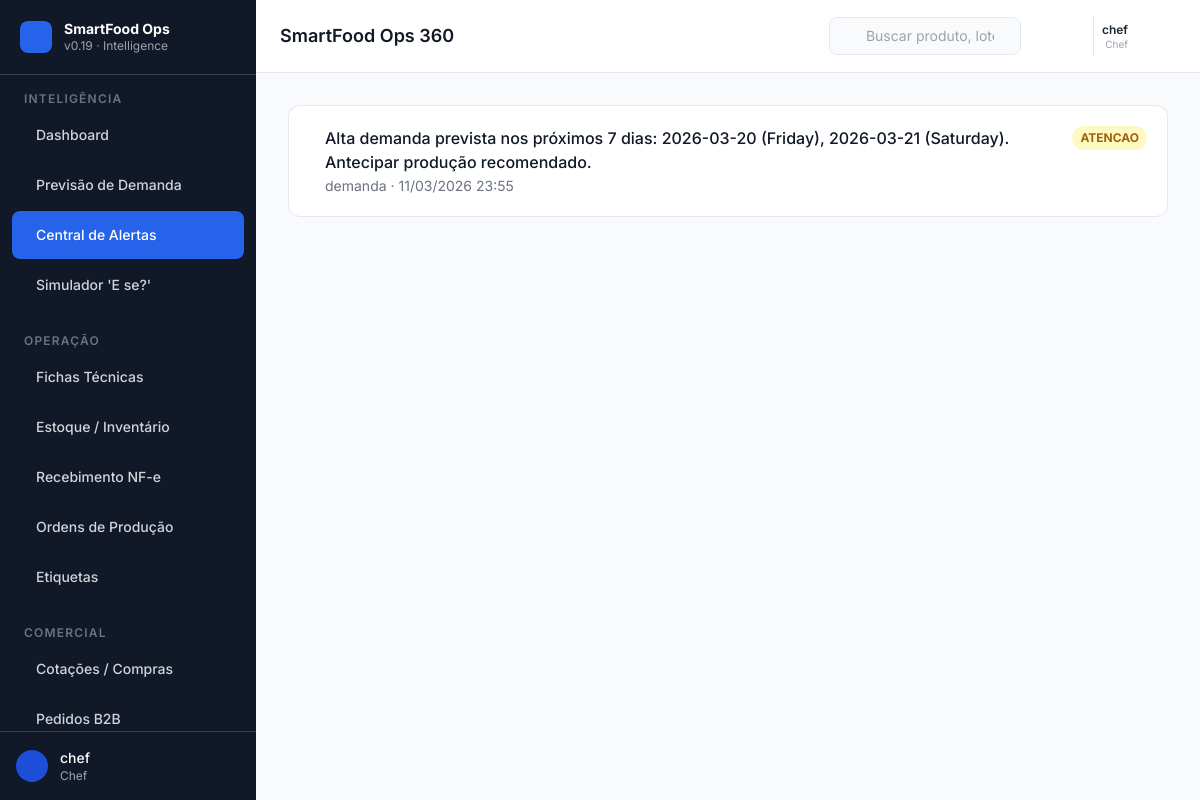
Before: /intelligence/alerts (signed in) with the older database file.
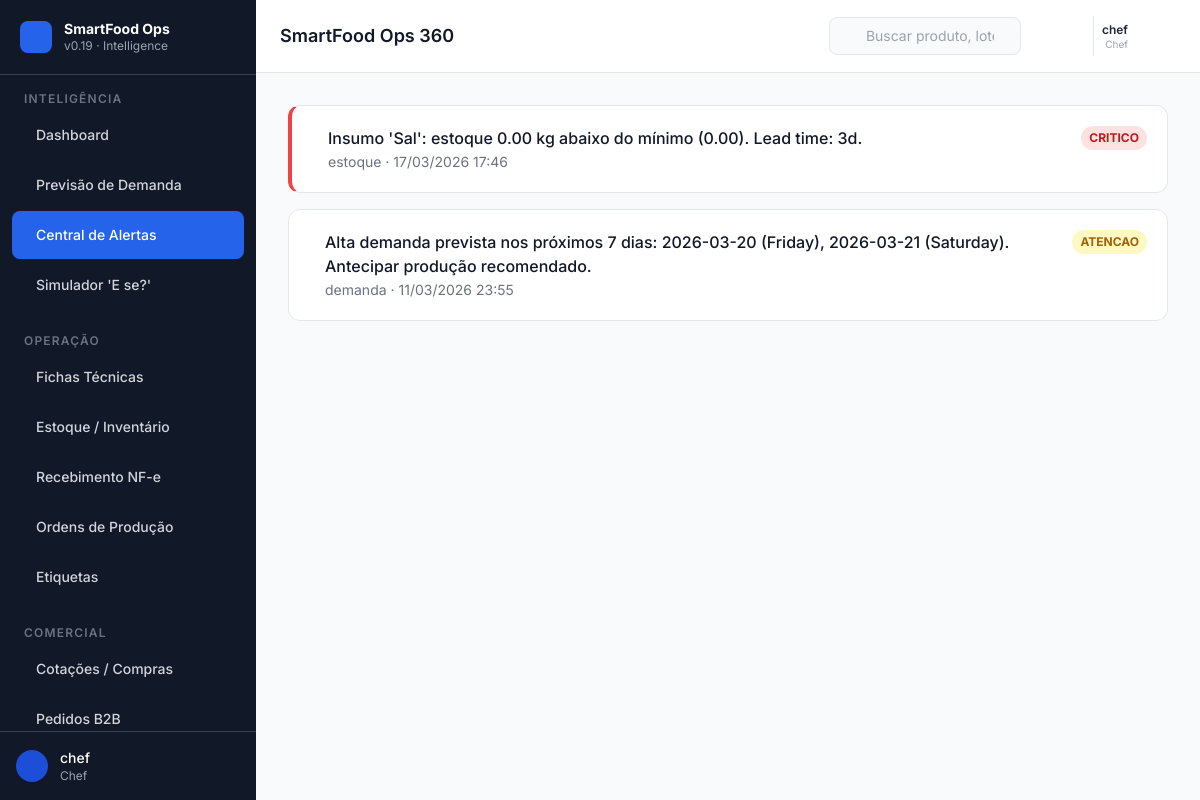
After: the same page with the newer database file.
### models.py (models this page shows)
class TimestampMixin:
    created_at = Column(DateTime(timezone=True), server_default=func.now())
    updated_at = Column(DateTime(timezone=True), onupdate=func.now())

class SystemAlert(Base, TimestampMixin):
    __tablename__ = "system_alerts"
    id = Column(GUID(), primary_key=True, default=uuid.uuid4)
    tipo = Column(String)
    categoria = Column(String)  # financeiro|estoque|producao|capacidade|demanda|comercial|qualidade
    produto_id = Column(GUID(), ForeignKey("products.id"), nullable=True)
    supply_id = Column(GUID(), ForeignKey("supplies.id"), nullable=True)
    ingredient_id = Column(GUID(), ForeignKey("ingredients.id"), nullable=True)  # REQ-04: rastreabilidade de alertas de insumo
    mensagem = Column(Text)
    severidade = Column(String)  # critico|atencao|info
    status = Column(String)  # ativo|resolvido|snoozed
    resolvido_em = Column(DateTime)
    snoozed_until = Column(DateTime, nullable=True)
    last_notified_at = Column(DateTime, nullable=True)

### routers/ui_dashboard.py (the view)
@router.get("/intelligence/alerts", response_class=HTMLResponse)
def alerts_page(request: Request, db: Session = Depends(get_db), _=AdminOrChef):
    from models import SystemAlert
    alertas = (
        db.query(SystemAlert)
        .filter(SystemAlert.status == "ativo")
        .order_by(SystemAlert.created_at.desc())
        .limit(100)
        .all()
    )
    return templates.TemplateResponse(
        "intelligence/alerts.html",
        _ctx(request, alertas=alertas),
    )

### templates/intelligence/alerts.html (shortened to what this page needs)
{% extends "base.html" %}
{% block content %}
<div class="space-y-4">
  {% if alertas %}
    {% for a in alertas %}
    <div class="bg-white rounded-xl border border-slate-200 p-5 flex items-start gap-4
                {% if a.severidade == 'critico' %}border-l-4 border-l-red-500{% endif %}">
      <div class="flex-1 min-w-0">
        <p class="font-medium text-gray-900">{{ a.mensagem or a.tipo }}</p>
        <p class="text-sm text-gray-500 mt-0.5">{{ a.categoria }} · {{ a.created_at.strftime('%d/%m/%Y %H:%M') if a.created_at else "" }}</p>
      </div>
      <span class="shrink-0 text-xs font-bold px-2 py-1 rounded-full
                   {% if a.severidade == 'critico' %}bg-red-100 text-red-700
                   {% elif a.severidade == 'atencao' %}bg-yellow-100 text-yellow-700
                   {% else %}bg-blue-100 text-blue-700{% endif %}">
        {{ (a.severidade or "info") | upper }}
      </span>
    </div>
    {% endfor %}
  {% endif %}
</div>
{% endblock %}

### templates/base.html (shortened to what this page needs)
<!DOCTYPE html>
<html lang="pt-BR" x-data="appState()" x-init="init()">
<head>
  <script src="https://cdn.tailwindcss.com"></script>
  <link rel="stylesheet" href="https://cdn.jsdelivr.net/npm/nprogress@0.2.0/nprogress.css" />
</head>
<body class="bg-slate-50 text-gray-800 antialiased"
      hx-boost="true">
  <div class="flex h-screen overflow-hidden" :class="{ 'pt-8': isOffline }">
    {% include "includes/sidebar.html" %}
    <div class="flex-1 flex flex-col overflow-hidden min-w-0">
      {% include "includes/topbar.html" %}
      <main id="main-content"
            class="flex-1 overflow-y-auto p-4 md:p-6 lg:p-8">
        {% block content %}{% endblock %}
      </main>
    </div>
  </div>
</body>
</html>

### templates/includes/sidebar.html (shortened to what this page needs)
<aside id="sidebar"
       :class="sidebarOpen ? 'translate-x-0' : '-translate-x-full md:translate-x-0'"
       class="fixed md:relative z-40 w-64 h-full bg-gray-900 text-white
              flex flex-col transition-transform duration-300 ease-in-out shrink-0">
  <div class="flex items-center gap-3 px-5 py-5 border-b border-gray-700">
    <div class="w-8 h-8 bg-blue-600 rounded-lg flex items-center justify-center shrink-0">
    </div>
    <div class="min-w-0">
      <p class="font-bold text-sm leading-tight text-white truncate">SmartFood Ops</p>
      <p class="text-xs text-gray-400 truncate">v0.19 · Intelligence</p>
    </div>
  </div>
  <nav class="flex-1 overflow-y-auto py-4 px-3 space-y-6" aria-label="Navegação principal">
    {% macro nav_item(label, icon, url, badge=None) %}
    <a href="{{ url }}"
       hx-get="{{ url }}"
       hx-target="#main-content"
       hx-select="#main-content"
       hx-swap="innerHTML"
       hx-push-url="true"
       @click="activeNav = '{{ url }}'; if(window.innerWidth < 768) sidebarOpen = false"
       :class="activeNav === '{{ url }}' || activeNav.startsWith('{{ url }}/') ?
                 'bg-blue-600 text-white' :
                 'text-gray-300 hover:bg-gray-800 hover:text-white'"
       class="flex items-center gap-3 px-3 py-2.5 rounded-lg text-sm font-medium
              transition-colors duration-150 group min-h-[48px]"
       aria-label="{{ label }}">
      <span class="truncate flex-1">{{ label }}</span>
    </a>
    {% endmacro %}
    {% macro nav_section(title) %}
    <p class="px-3 text-xs font-semibold text-gray-500 uppercase tracking-widest mb-1">
      {{ title }}
    </p>
    {% endmacro %}
    {% set perfil = request.session.get('user_perfil', '') %}
    {% if perfil in ('admin', 'chef') %}
    <div>
      {{ nav_section("Inteligência") }}
      <div class="space-y-0.5">
        {{ nav_item("Dashboard",             "squares-four",   "/dashboard") }}
        {{ nav_item("Previsão de Demanda",   "chart-line-up",  "/intelligence/forecast") }}
        {{ nav_item("Central de Alertas",    "bell-ringing",   "/intelligence/alerts") }}
        {{ nav_item("Simulador 'E se?'",     "flask",          "/intelligence/simulator") }}
      </div>
    </div>
    <div>
      {{ nav_section("Operação") }}
      <div class="space-y-0.5">
        {{ nav_item("Fichas Técnicas",       "notebook",       "/operations/bom") }}
        {{ nav_item("Estoque / Inventário",  "package",        "/operations/inventory") }}
        {{ nav_item("Recebimento NF-e",      "truck",          "/operations/receiving") }}
        {{ nav_item("Ordens de Produção",    "factory",        "/operations/production") }}
        {{ nav_item("Etiquetas",             "tag",            "/operations/labels") }}
      </div>
    </div>
    <div>
      {{ nav_section("Comercial") }}
      <div class="space-y-0.5">
        {{ nav_item("Cotações / Compras",    "shopping-cart",    "/commercial/purchasing") }}
        {{ nav_item("Pedidos B2B",           "clipboard-text",   "/commercial/orders") }}
      </div>
    </div>
    {% endif %}
  </nav>
  <div class="px-4 py-4 border-t border-gray-700">
    <div class="flex items-center gap-3">
      <div class="w-8 h-8 bg-blue-700 rounded-full flex items-center justify-center shrink-0">
      </div>
      <div class="min-w-0">
        <p class="text-sm font-medium text-white truncate">{{ request.session.get('user_nome', 'Utilizador') }}</p>
        <p class="text-xs text-gray-400 truncate capitalize">{{ request.session.get('user_perfil', '') }}</p>
      </div>
    </div>
  </div>
</aside>

### templates/includes/topbar.html (shortened to what this page needs)
<header class="bg-white border-b border-slate-200 px-4 md:px-6 py-3
               flex items-center gap-3 shrink-0 z-20 sticky top-0">
  <div class="flex-1 min-w-0">
    <h1 id="page-title"
        class="text-base md:text-lg font-semibold text-gray-900 truncate">
      {% block page_title %}SmartFood Ops 360{% endblock %}
    </h1>
  </div>
  <div class="hidden lg:flex items-center"
       x-data="{ searchOpen: false }">
    <div :class="searchOpen ? 'w-72' : 'w-48'"
         class="relative transition-all duration-200">
      <input type="search"
             placeholder="Buscar produto, lote, cliente..."
             class="w-full pl-9 pr-3 py-2 text-sm bg-slate-50 border border-slate-200
                    rounded-lg placeholder-gray-400 focus:outline-none focus:ring-2
                    focus:ring-blue-500 focus:border-transparent"
             @focus="searchOpen = true"
             @blur="searchOpen = false"
             aria-label="Busca global" />
    </div>
  </div>
  <div class="relative" x-data="{ alertsOpen: false }">
    <button @click="alertsOpen = !alertsOpen"
            @keydown.escape="alertsOpen = false"
            class="relative p-2 text-gray-500 hover:text-gray-800 hover:bg-slate-100
                   rounded-lg transition-colors min-h-[48px] min-w-[48px]
                   flex items-center justify-center"
            aria-label="Alertas ativos"
            aria-haspopup="true"
            :aria-expanded="alertsOpen">
    </button>
  </div>
  {% set session_nome = request.session.get('user_nome', '') %}
  {% if session_nome %}
  <div class="flex items-center gap-2 pl-2 border-l border-slate-200">
    <div class="hidden sm:flex flex-col items-end leading-tight">
      <span class="text-xs font-semibold text-gray-800">{{ session_nome }}</span>
      <span class="text-[10px] text-gray-400 capitalize">{{ request.session.get('user_perfil', '') }}</span>
    </div>
    <a href="/logout"
       class="p-2 text-gray-500 hover:text-red-600 hover:bg-red-50 rounded-lg transition-colors
              min-h-[40px] min-w-[40px] flex items-center justify-center"
       title="Terminar sessão"
       aria-label="Terminar sessão">
    </a>
  </div>
  {% endif %}
</header>

### templates/base.html (style rules this page uses)
body { font-family: 'Inter', system-ui, sans-serif; }
#main-content { scroll-behavior: smooth; }

Changed rows visible on the page:
added SystemAlert: mensagem "Insumo 'Sal': estoque 0.00 kg abaixo do mínimo (0.00). Lead time: 3d.", categoria "estoque", created_at "17/03/2026 17:46", severidade "CRITICO"
